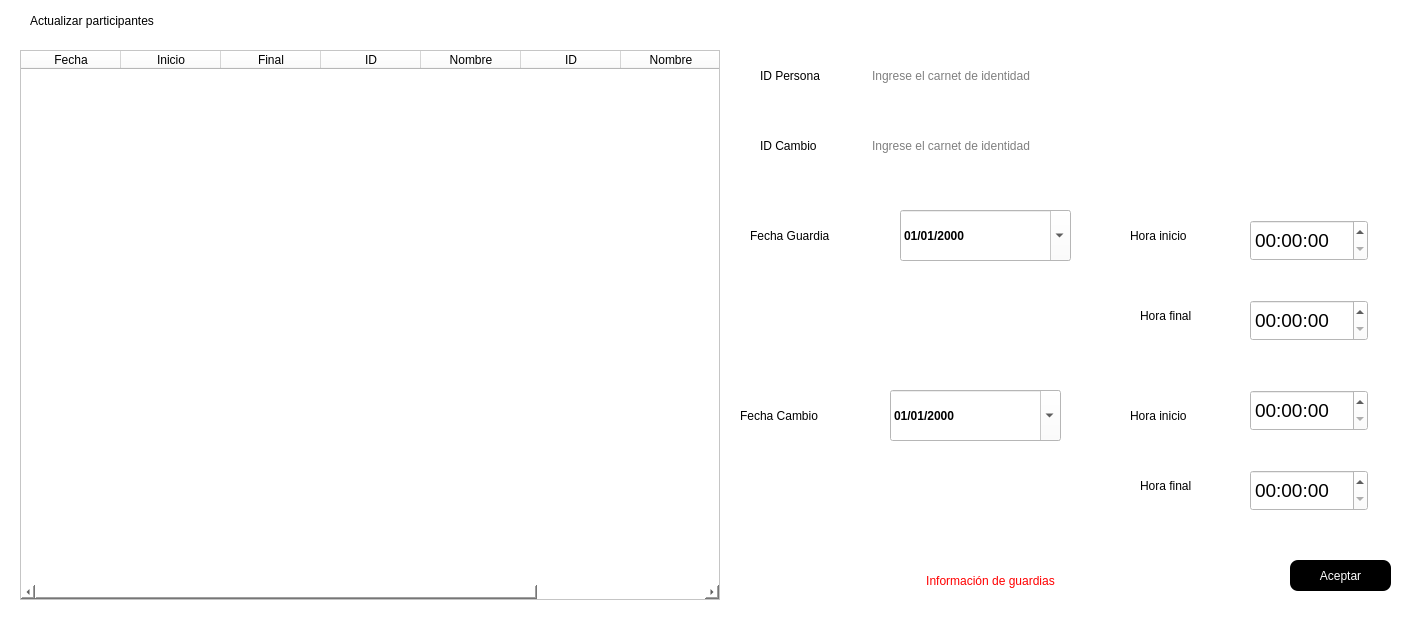
<?xml version="1.0" encoding="UTF-8"?>
<ui version="4.0">
 <class>update_guard_shift_changeparticipants</class>
 <widget class="QDialog" name="update_guard_shift_changeparticipants">
  <property name="windowModality">
   <enum>Qt::ApplicationModal</enum>
  </property>
  <property name="geometry">
   <rect>
    <x>0</x>
    <y>0</y>
    <width>1412</width>
    <height>622</height>
   </rect>
  </property>
  <property name="windowTitle">
   <string>Actualizar</string>
  </property>
  <property name="styleSheet">
   <string notr="true">background-color: rgb(255, 255, 255);</string>
  </property>
  <widget class="QLabel" name="label_3">
   <property name="geometry">
    <rect>
     <x>30</x>
     <y>0</y>
     <width>231</width>
     <height>41</height>
    </rect>
   </property>
   <property name="styleSheet">
    <string notr="true">font: 900 14pt &quot;Segoe UI Black&quot;;</string>
   </property>
   <property name="text">
    <string>Actualizar participantes</string>
   </property>
  </widget>
  <widget class="QLabel" name="lblMensaje2">
   <property name="geometry">
    <rect>
     <x>720</x>
     <y>570</y>
     <width>541</width>
     <height>21</height>
    </rect>
   </property>
   <property name="styleSheet">
    <string notr="true">color: rgb(255, 0, 0);
font: 14pt &quot;Arial&quot;;</string>
   </property>
   <property name="text">
    <string>Información de guardias</string>
   </property>
   <property name="alignment">
    <set>Qt::AlignCenter</set>
   </property>
  </widget>
  <widget class="QLabel" name="label_8">
   <property name="geometry">
    <rect>
     <x>750</x>
     <y>220</y>
     <width>141</width>
     <height>31</height>
    </rect>
   </property>
   <property name="styleSheet">
    <string notr="true">font: 900 14pt &quot;Segoe UI Black&quot;;</string>
   </property>
   <property name="text">
    <string>Fecha Guardia</string>
   </property>
  </widget>
  <widget class="QDateEdit" name="dateEdit1">
   <property name="geometry">
    <rect>
     <x>900</x>
     <y>210</y>
     <width>171</width>
     <height>51</height>
    </rect>
   </property>
   <property name="font">
    <font>
     <family>Segoe UI</family>
     <pointsize>9</pointsize>
     <italic>false</italic>
     <bold>true</bold>
    </font>
   </property>
   <property name="styleSheet">
    <string notr="true">background-color: rgb(255, 255, 255);
color: rgb(0, 0, 0);
color: rgb(0, 0, 0);
font: 700 9pt &quot;Segoe UI&quot;;</string>
   </property>
   <property name="displayFormat">
    <string>dd/MM/yyyy</string>
   </property>
   <property name="calendarPopup">
    <bool>true</bool>
   </property>
  </widget>
  <widget class="QLabel" name="label_10">
   <property name="geometry">
    <rect>
     <x>1140</x>
     <y>300</y>
     <width>101</width>
     <height>31</height>
    </rect>
   </property>
   <property name="styleSheet">
    <string notr="true">font: 900 14pt &quot;Segoe UI Black&quot;;</string>
   </property>
   <property name="text">
    <string>Hora final</string>
   </property>
  </widget>
  <widget class="QLineEdit" name="txtID">
   <property name="geometry">
    <rect>
     <x>870</x>
     <y>60</y>
     <width>261</width>
     <height>31</height>
    </rect>
   </property>
   <property name="styleSheet">
    <string notr="true">font: 14pt &quot;Arial&quot;;
border-radius:8px</string>
   </property>
   <property name="placeholderText">
    <string>Ingrese el carnet de identidad</string>
   </property>
  </widget>
  <widget class="QLabel" name="label_9">
   <property name="geometry">
    <rect>
     <x>1130</x>
     <y>220</y>
     <width>111</width>
     <height>31</height>
    </rect>
   </property>
   <property name="styleSheet">
    <string notr="true">font: 900 14pt &quot;Segoe UI Black&quot;;</string>
   </property>
   <property name="text">
    <string>Hora inicio</string>
   </property>
  </widget>
  <widget class="QLabel" name="label_4">
   <property name="geometry">
    <rect>
     <x>760</x>
     <y>60</y>
     <width>101</width>
     <height>31</height>
    </rect>
   </property>
   <property name="styleSheet">
    <string notr="true">font: 900 14pt &quot;Segoe UI Black&quot;;</string>
   </property>
   <property name="text">
    <string>ID Persona</string>
   </property>
  </widget>
  <widget class="QTimeEdit" name="timeEdit1">
   <property name="geometry">
    <rect>
     <x>1250</x>
     <y>220</y>
     <width>118</width>
     <height>41</height>
    </rect>
   </property>
   <property name="font">
    <font>
     <family>Arial</family>
     <pointsize>14</pointsize>
    </font>
   </property>
  </widget>
  <widget class="QTimeEdit" name="timeEdit2">
   <property name="geometry">
    <rect>
     <x>1250</x>
     <y>300</y>
     <width>118</width>
     <height>41</height>
    </rect>
   </property>
   <property name="font">
    <font>
     <family>Arial</family>
     <pointsize>14</pointsize>
    </font>
   </property>
  </widget>
  <widget class="QLabel" name="label_6">
   <property name="geometry">
    <rect>
     <x>760</x>
     <y>130</y>
     <width>101</width>
     <height>31</height>
    </rect>
   </property>
   <property name="styleSheet">
    <string notr="true">font: 900 14pt &quot;Segoe UI Black&quot;;</string>
   </property>
   <property name="text">
    <string>ID Cambio</string>
   </property>
  </widget>
  <widget class="QLineEdit" name="txtID_2">
   <property name="geometry">
    <rect>
     <x>870</x>
     <y>130</y>
     <width>261</width>
     <height>31</height>
    </rect>
   </property>
   <property name="styleSheet">
    <string notr="true">font: 14pt &quot;Arial&quot;;
border-radius:8px</string>
   </property>
   <property name="placeholderText">
    <string>Ingrese el carnet de identidad</string>
   </property>
  </widget>
  <widget class="QPushButton" name="btnAceptar">
   <property name="geometry">
    <rect>
     <x>1290</x>
     <y>560</y>
     <width>101</width>
     <height>31</height>
    </rect>
   </property>
   <property name="cursor">
    <cursorShape>OpenHandCursor</cursorShape>
   </property>
   <property name="styleSheet">
    <string notr="true">font: 14pt &quot;Arial&quot;;
background-color: rgb(0, 0, 0);
color: rgb(255, 255, 255);


border-radius:8px</string>
   </property>
   <property name="text">
    <string>Aceptar</string>
   </property>
  </widget>
  <widget class="QTableWidget" name="tblGuardshift">
   <property name="geometry">
    <rect>
     <x>20</x>
     <y>50</y>
     <width>700</width>
     <height>550</height>
    </rect>
   </property>
   <property name="minimumSize">
    <size>
     <width>700</width>
     <height>550</height>
    </size>
   </property>
   <property name="maximumSize">
    <size>
     <width>700</width>
     <height>550</height>
    </size>
   </property>
   <property name="font">
    <font>
     <family>Segoe UI Black</family>
     <pointsize>9</pointsize>
     <bold>true</bold>
    </font>
   </property>
   <property name="styleSheet">
    <string notr="true">background-color: rgb(255, 255, 255);</string>
   </property>
   <column>
    <property name="text">
     <string>Fecha</string>
    </property>
   </column>
   <column>
    <property name="text">
     <string>Inicio</string>
    </property>
   </column>
   <column>
    <property name="text">
     <string>Final</string>
    </property>
   </column>
   <column>
    <property name="text">
     <string>ID</string>
    </property>
   </column>
   <column>
    <property name="text">
     <string>Nombre</string>
    </property>
   </column>
   <column>
    <property name="text">
     <string>ID</string>
    </property>
   </column>
   <column>
    <property name="text">
     <string>Nombre</string>
    </property>
   </column>
   <column>
    <property name="text">
     <string>Rol</string>
    </property>
   </column>
  </widget>
  <widget class="QLabel" name="label_11">
   <property name="geometry">
    <rect>
     <x>740</x>
     <y>400</y>
     <width>141</width>
     <height>31</height>
    </rect>
   </property>
   <property name="styleSheet">
    <string notr="true">font: 900 14pt &quot;Segoe UI Black&quot;;</string>
   </property>
   <property name="text">
    <string>Fecha Cambio</string>
   </property>
  </widget>
  <widget class="QDateEdit" name="dateEdit1_2">
   <property name="geometry">
    <rect>
     <x>890</x>
     <y>390</y>
     <width>171</width>
     <height>51</height>
    </rect>
   </property>
   <property name="font">
    <font>
     <family>Segoe UI</family>
     <pointsize>9</pointsize>
     <italic>false</italic>
     <bold>true</bold>
    </font>
   </property>
   <property name="styleSheet">
    <string notr="true">background-color: rgb(255, 255, 255);
color: rgb(0, 0, 0);
color: rgb(0, 0, 0);
font: 700 9pt &quot;Segoe UI&quot;;</string>
   </property>
   <property name="displayFormat">
    <string>dd/MM/yyyy</string>
   </property>
   <property name="calendarPopup">
    <bool>true</bool>
   </property>
  </widget>
  <widget class="QLabel" name="label_12">
   <property name="geometry">
    <rect>
     <x>1130</x>
     <y>400</y>
     <width>111</width>
     <height>31</height>
    </rect>
   </property>
   <property name="styleSheet">
    <string notr="true">font: 900 14pt &quot;Segoe UI Black&quot;;</string>
   </property>
   <property name="text">
    <string>Hora inicio</string>
   </property>
  </widget>
  <widget class="QTimeEdit" name="timeEdit1_2">
   <property name="geometry">
    <rect>
     <x>1250</x>
     <y>390</y>
     <width>118</width>
     <height>41</height>
    </rect>
   </property>
   <property name="font">
    <font>
     <family>Arial</family>
     <pointsize>14</pointsize>
    </font>
   </property>
  </widget>
  <widget class="QTimeEdit" name="timeEdit2_2">
   <property name="geometry">
    <rect>
     <x>1250</x>
     <y>470</y>
     <width>118</width>
     <height>41</height>
    </rect>
   </property>
   <property name="font">
    <font>
     <family>Arial</family>
     <pointsize>14</pointsize>
    </font>
   </property>
  </widget>
  <widget class="QLabel" name="label_13">
   <property name="geometry">
    <rect>
     <x>1140</x>
     <y>470</y>
     <width>101</width>
     <height>31</height>
    </rect>
   </property>
   <property name="styleSheet">
    <string notr="true">font: 900 14pt &quot;Segoe UI Black&quot;;</string>
   </property>
   <property name="text">
    <string>Hora final</string>
   </property>
  </widget>
 </widget>
 <resources/>
 <connections/>
</ui>
